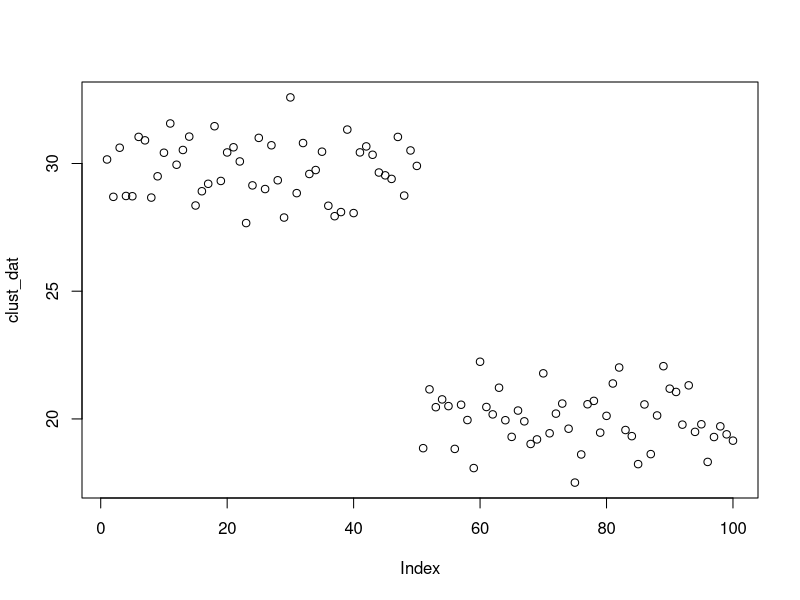

Reproduce this figure in R.
kmeansIC = function(fit){
  
  m = ncol(fit$centers)
  n = length(fit$cluster)
  k = nrow(fit$centers)
  D = fit$tot.withinss
  return(data.frame(AIC = D + 2*m*k,
                    BIC = D + log(n)*m*k))
}

# create artificial groups
clust_dat = rnorm(100, mean = 25, sd = 1)
clust_dat[1:50] = clust_dat[1:50] + 5
clust_dat[51:100] = clust_dat[51:100] - 5

plot(clust_dat)

clust = kmeans(clust_dat, 2)
kmeansIC(clust)